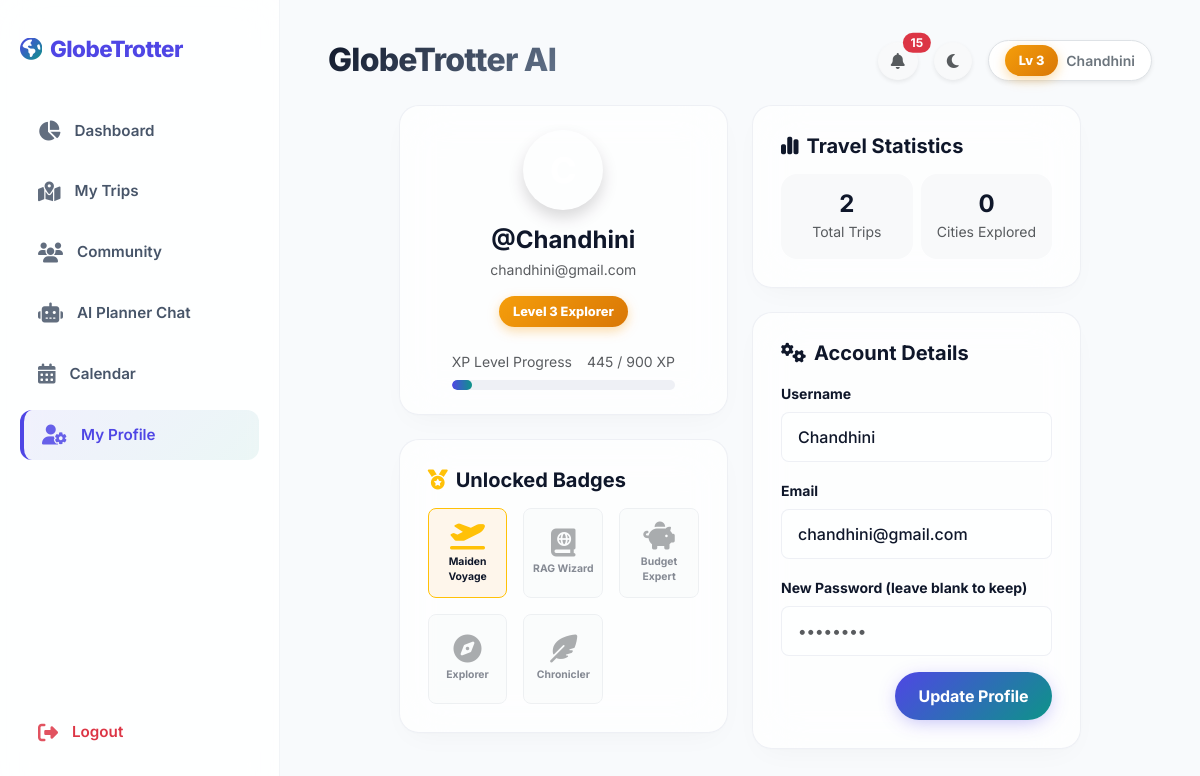
The page /profile (signed in) on the database its author committed.
### app.py/app.py (models this page shows)
class User(UserMixin, db.Model):
    id = db.Column(db.Integer, primary_key=True)
    username = db.Column(db.String(150), unique=True, nullable=False)
    email = db.Column(db.String(150), unique=True, nullable=False)
    password = db.Column(db.String(150), nullable=False)
    is_admin = db.Column(db.Boolean, default=False)
    xp = db.Column(db.Integer, default=0)
    level = db.Column(db.Integer, default=1)
    points = db.Column(db.Integer, default=0)
    trips = db.relationship('Trip', backref='author', lazy=True, cascade="all, delete-orphan")
    achievements = db.relationship('UserAchievement', backref='user', lazy=True, cascade="all, delete-orphan")
    notifications = db.relationship('Notification', backref='user', lazy=True, cascade="all, delete-orphan")
    chat_messages = db.relationship('ChatMessage', backref='user', lazy=True, cascade="all, delete-orphan")
    documents = db.relationship('UploadedDocument', backref='user', lazy=True, cascade="all, delete-orphan")
    journal_entries = db.relationship('JournalEntry', backref='user', lazy=True, cascade="all, delete-orphan")

### app.py/app.py (the view, shortened to what this page needs)
@app.route('/profile', methods=['GET', 'POST'])
@login_required
def profile():
    user = current_user
    badges = UserAchievement.query.filter_by(user_id=user.id).all()
    trips_count = Trip.query.filter_by(user_id=user.id).count()
    visited_cities = City.query.join(Stop).join(Trip).filter(Trip.user_id == user.id).distinct().count()
    total_xp = user.xp or 0
    level = user.level or 1
    return render_template('profile.html', user=user, badges=badges, trips_count=trips_count, visited_cities=visited_cities, xp=total_xp, level=level)

### templates/profile.html (shortened to what this page needs)
{% extends "base.html" %}
{% block content %}
<div class="row g-4 justify-content-center">
    <div class="col-lg-5">
        <div class="glass-card text-center py-4 mb-4">
            <div class="rounded-circle bg-teal text-white fw-bold d-flex align-items-center justify-content-center mx-auto mb-3 shadow" style="width:80px; height:80px; font-size:2.2rem">
            </div>
            <h4 class="fw-bold mb-1">@{{ user.username }}</h4>
            <p class="text-muted small mb-3">{{ user.email }}</p>
            <span class="xp-level-badge mb-3">Level {{ level }} Explorer</span>
            <div class="px-4 mt-2 text-start">
                <div class="d-flex justify-content-between text-muted small">
                    <span>XP Level Progress</span>
                    <span>{{ xp }} / {{ (level ** 2) * 100 }} XP</span>
                </div>
                <div class="xp-progress-bar">
                    {% set next_level_xp = ((level) ** 2) * 100 %}
                    {% set current_level_xp = ((level - 1) ** 2) * 100 %}
                    {% set progress_xp = xp - current_level_xp %}
                    {% set required_xp = next_level_xp - current_level_xp %}
                    {% set fill_percent = (progress_xp / required_xp * 100) | int if required_xp > 0 else 100 %}
                    <div class="xp-progress-fill" style="width: {{ fill_percent }}%;"></div>
                </div>
            </div>
        </div>
        <div class="glass-card">
            <h5 class="fw-bold mb-3"><i class="fa-solid fa-medal text-warning me-2"></i>Unlocked Badges</h5>
            <div class="row g-3">
                {% set badges_keys = [] %}
                {% for badge in badges %}
                    {% set _ = badges_keys.append(badge.achievement_key) %}
                {% endfor %}
                <div class="col-4 text-center">
                    <div class="p-2 rounded-3 border {% if 'first_trip' in badges_keys %}bg-warning-soft border-warning{% else %}opacity-50 bg-light{% endif %}" style="min-height: 90px; display: flex; flex-direction: column; justify-content: center; align-items: center;">
                        <i class="fa-solid fa-plane-departure {% if 'first_trip' in badges_keys %}text-warning{% else %}text-muted{% endif %} fs-3 mb-1"></i>
                        <small class="d-block fw-bold" style="font-size:0.65rem;">Maiden Voyage</small>
                    </div>
                </div>
                <div class="col-4 text-center">
                    <div class="p-2 rounded-3 border {% if 'rag_wizard' in badges_keys %}bg-warning-soft border-warning{% else %}opacity-50 bg-light{% endif %}" style="min-height: 90px; display: flex; flex-direction: column; justify-content: center; align-items: center;">
                        <i class="fa-solid fa-book-atlas {% if 'rag_wizard' in badges_keys %}text-warning{% else %}text-muted{% endif %} fs-3 mb-1"></i>
                        <small class="d-block fw-bold" style="font-size:0.65rem;">RAG Wizard</small>
                    </div>
                </div>
                <div class="col-4 text-center">
                    <div class="p-2 rounded-3 border {% if 'budget_expert' in badges_keys %}bg-warning-soft border-warning{% else %}opacity-50 bg-light{% endif %}" style="min-height: 90px; display: flex; flex-direction: column; justify-content: center; align-items: center;">
                        <i class="fa-solid fa-piggy-bank {% if 'budget_expert' in badges_keys %}text-warning{% else %}text-muted{% endif %} fs-3 mb-1"></i>
                        <small class="d-block fw-bold" style="font-size:0.65rem;">Budget Expert</small>
                    </div>
                </div>
                <div class="col-4 text-center">
                    <div class="p-2 rounded-3 border {% if 'explorer' in badges_keys %}bg-warning-soft border-warning{% else %}opacity-50 bg-light{% endif %}" style="min-height: 90px; display: flex; flex-direction: column; justify-content: center; align-items: center;">
                        <i class="fa-solid fa-compass {% if 'explorer' in badges_keys %}text-warning{% else %}text-muted{% endif %} fs-3 mb-1"></i>
                        <small class="d-block fw-bold" style="font-size:0.65rem;">Explorer</small>
                    </div>
                </div>
                <div class="col-4 text-center">
                    <div class="p-2 rounded-3 border {% if 'journal_master' in badges_keys %}bg-warning-soft border-warning{% else %}opacity-50 bg-light{% endif %}" style="min-height: 90px; display: flex; flex-direction: column; justify-content: center; align-items: center;">
                        <i class="fa-solid fa-feather-pointed {% if 'journal_master' in badges_keys %}text-warning{% else %}text-muted{% endif %} fs-3 mb-1"></i>
                        <small class="d-block fw-bold" style="font-size:0.65rem;">Chronicler</small>
                    </div>
                </div>
            </div>
        </div>
    </div>
    <div class="col-lg-5">
        <div class="glass-card mb-4">
            <h5 class="fw-bold mb-3"><i class="fa-solid fa-chart-simple text-teal me-2"></i>Travel Statistics</h5>
            <div class="row text-center g-2">
                <div class="col-6">
                    <div class="p-3 bg-light rounded-4">
                        <h4 class="fw-bold text-teal m-0">{{ trips_count }}</h4>
                        <small class="text-muted">Total Trips</small>
                    </div>
                </div>
                <div class="col-6">
                    <div class="p-3 bg-light rounded-4">
                        <h4 class="fw-bold text-teal m-0">{{ visited_cities }}</h4>
                        <small class="text-muted">Cities Explored</small>
                    </div>
                </div>
            </div>
        </div>
        <div class="glass-card">
            <h5 class="fw-bold mb-3"><i class="fa-solid fa-gears text-teal me-2"></i>Account Details</h5>
            <form method="POST">
                <div class="mb-3">
                    <label class="form-label small fw-bold">Username</label>
                    <input type="text" name="username" class="form-control rounded-3" value="{{ user.username }}" required>
                </div>
                <div class="mb-3">
                    <label class="form-label small fw-bold">Email</label>
                    <input type="email" name="email" class="form-control rounded-3" value="{{ user.email }}" required>
                </div>
                <div class="mb-3">
                    <label class="form-label small fw-bold">New Password (leave blank to keep)</label>
                    <input type="password" name="password" class="form-control rounded-3" placeholder="••••••••">
                </div>
                <div class="d-flex justify-content-end">
                    <button class="btn btn-premium rounded-pill px-4">Update Profile</button>
                </div>
            </form>
        </div>
    </div>
</div>
{% endblock %}

### templates/base.html (shortened to what this page needs)
<!DOCTYPE html>
<html lang="en">
<head>
    <link href="https://cdn.jsdelivr.net/npm/bootstrap@5.3.0/dist/css/bootstrap.min.css" rel="stylesheet">
    <link rel="stylesheet" href="https://cdnjs.cloudflare.com/ajax/libs/font-awesome/6.4.0/css/all.min.css">
    <link rel="stylesheet" href="{{ url_for('static', filename='css/style.css') }}">
</head>
<body>
    <div class="app-wrapper">
        {% if current_user.is_authenticated %}
        <aside class="app-sidebar">
            <a href="{{ url_for('dashboard') }}" class="sidebar-brand">
                <i class="fa-solid fa-earth-americas text-teal me-2"></i>
                <span>GlobeTrotter</span>
            </a>
            <ul class="sidebar-menu">
                <li>
                    <a href="{{ url_for('dashboard') }}" class="sidebar-link {% if request.path == url_for('dashboard') %}active{% endif %}">
                        <i class="fa-solid fa-chart-pie"></i>
                        <span>Dashboard</span>
                    </a>
                </li>
                <li>
                    <a href="{{ url_for('my_trips') }}" class="sidebar-link {% if request.path == url_for('my_trips') %}active{% endif %}">
                        <i class="fa-solid fa-map-location-dot"></i>
                        <span>My Trips</span>
                    </a>
                </li>
                <li>
                    <a href="{{ url_for('community') }}" class="sidebar-link {% if request.path == url_for('community') or request.path == url_for('leaderboard_view') %}active{% endif %}">
                        <i class="fa-solid fa-users"></i>
                        <span>Community</span>
                    </a>
                </li>
                <li>
                    <a href="{{ url_for('ai_chat_view') }}" class="sidebar-link {% if request.path == url_for('ai_chat_view') %}active{% endif %}">
                        <i class="fa-solid fa-robot"></i>
                        <span>AI Planner Chat</span>
                    </a>
                </li>
                <li>
                    <a href="{{ url_for('calendar_view') }}" class="sidebar-link {% if request.path == url_for('calendar_view') %}active{% endif %}">
                        <i class="fa-solid fa-calendar-days"></i>
                        <span>Calendar</span>
                    </a>
                </li>
                <li>
                    <a href="{{ url_for('profile') }}" class="sidebar-link {% if request.path == url_for('profile') %}active{% endif %}">
                        <i class="fa-solid fa-user-gear"></i>
                        <span>My Profile</span>
                    </a>
                </li>
            </ul>
            <div class="mt-auto">
                <a href="{{ url_for('logout') }}" class="sidebar-link text-danger">
                    <i class="fa-solid fa-right-from-bracket"></i>
                    <span>Logout</span>
                </a>
            </div>
        </aside>
        {% endif %}
        <main class="app-content" style="{% if not current_user.is_authenticated %}margin-left: 0; width: 100%;{% endif %}">
            {% if current_user.is_authenticated %}
            <div class="header-actions mb-4">
                <div class="d-flex align-items-center">
                    <h2 class="heading-title m-0">GlobeTrotter AI</h2>
                </div>
                <div class="d-flex align-items-center gap-3">
                    <div class="dropdown">
                        <button class="btn btn-light position-relative rounded-circle shadow-sm" type="button" id="notifDropdown" data-bs-toggle="dropdown" aria-expanded="false" onclick="fetchNotifications()">
                            <i class="fa-solid fa-bell text-muted"></i>
                            <span id="notif-badge" class="position-absolute top-0 start-100 translate-middle badge rounded-pill bg-danger d-none">
                            </span>
                        </button>
                    </div>
                    <button id="theme-toggle" class="btn btn-light rounded-circle shadow-sm" type="button">
                        <i class="fa-solid fa-moon text-muted"></i>
                    </button>
                    <a href="{{ url_for('profile') }}" class="d-flex align-items-center text-decoration-none bg-white py-1 px-3 border rounded-pill shadow-sm">
                        <span class="xp-level-badge me-2">Lv {{ current_user.level or 1 }}</span>
                        <small class="text-secondary fw-semibold">{{ current_user.username }}</small>
                    </a>
                </div>
            </div>
            {% endif %}
            {% block content %}{% endblock %}
        </main>
    </div>
</body>
</html>

### rows shown on the page
User: level "3", username "Chandhini", email "chandhini@gmail.com", xp "445"

### other values the page prints
{{ level }} "3"
{{ (level ** 2) * 100 }} "900"
{{ trips_count }} "2"
{{ visited_cities }} "0"
